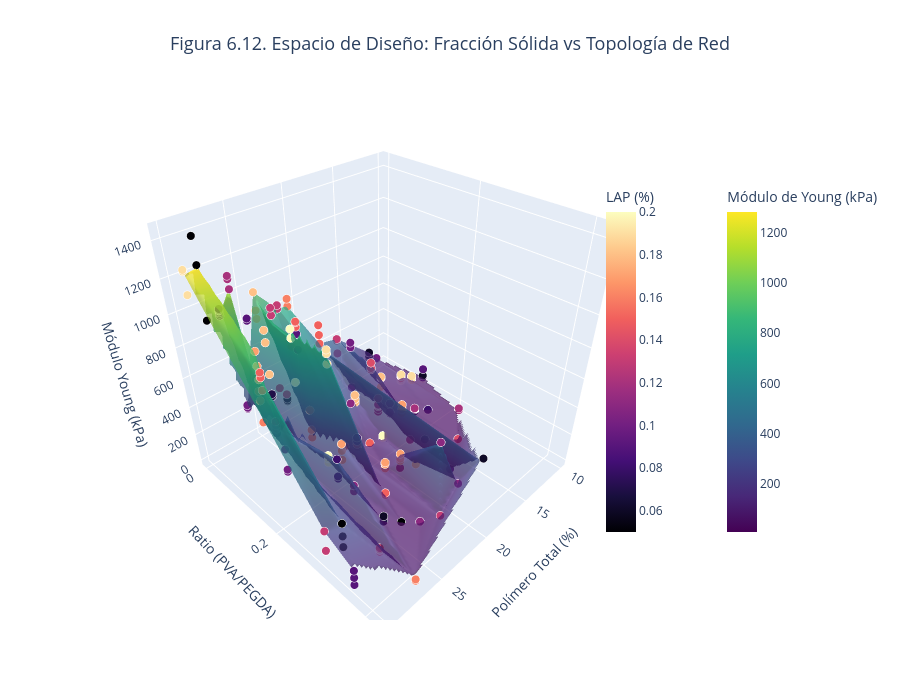

Notebook source saved alongside this figure:
### Code cell
import matplotlib.pyplot as plt
import seaborn as sns
import numpy as np
import pandas as pd
from scipy.interpolate import griddata
import plotly.graph_objects as go

print("Analizando Arquitectura de Red: % Polímero Total y Ratio PVA/PEGDA...")

df_super_limpio['Polimero_Total (%)'] = df_super_limpio['PEGDA (%)'] + df_super_limpio['PVA (%)']

df_super_limpio['Ratio_PVA_PEGDA'] = df_super_limpio['PVA (%)'] / df_super_limpio['PEGDA (%)']

x_total = df_super_limpio['Polimero_Total (%)']
y_ratio = df_super_limpio['Ratio_PVA_PEGDA']
z_young = df_super_limpio[col_young]
c_lap = df_super_limpio['LAP (%)']

# =====================================================================
# FIGURA : MAPA DE CALOR
# =====================================================================
xi = np.linspace(x_total.min(), x_total.max(), 100)
yi = np.linspace(y_ratio.min(), y_ratio.max(), 100)
xi_mesh, yi_mesh = np.meshgrid(xi, yi)
zi_mesh = griddata((x_total, y_ratio), z_young, (xi_mesh, yi_mesh), method='linear')

plt.figure(figsize=(9, 7))
sns.set_theme(style="white", context="paper", font_scale=1.2)

contour = plt.contourf(xi_mesh, yi_mesh, zi_mesh, levels=30, cmap='viridis', alpha=0.85)
cbar = plt.colorbar(contour)
cbar.set_label('Módulo de Young (kPa)', fontweight='bold')

scatter = plt.scatter(x_total, y_ratio, c=c_lap, cmap='magma', s=60, 
                      edgecolor='white', linewidth=1, label='Probetas')
cbar_lap = plt.colorbar(scatter)
cbar_lap.set_label('Concentración de LAP (%)', fontweight='bold')

plt.title("Figura 6.10. Dependencia Mecánica de la Arquitectura Polimérica", fontweight='bold', pad=15)
plt.xlabel("Polímero Total (% PEGDA + % PVA)", fontweight='bold')
plt.ylabel("Ratio Estructural (PVA / PEGDA)", fontweight='bold')

plt.tight_layout()
plt.savefig('Figura_6_10_Arquitectura_Red.png', dpi=600, bbox_inches='tight')
plt.show()

import plotly.graph_objects as go

# ====================================================================
# FIGURA : SUPERFICIE 3D INTERACTIVA
# =====================================================================
fig = go.Figure()

fig.add_trace(go.Surface(
    x=xi_mesh, y=yi_mesh, z=zi_mesh,
    colorscale='Viridis', opacity=0.7, name='Tendencia',
    colorbar=dict(
        title=dict(text='Módulo de Young (kPa)', side='top'),
        x=1.05,       
        len=0.7
    )
))

fig.add_trace(go.Scatter3d(
    x=x_total, y=y_ratio, z=z_young,
    mode='markers',
    marker=dict(
        size=5,
        color=c_lap, 
        colorscale='Magma', 
        colorbar=dict(
            title=dict(text='LAP (%)', side='top'), 
            x=0.85,      
            len=0.7
        ),
        line=dict(color='white', width=1)
    ),
    name='Experimentos',
    hovertemplate="<b>Polímero Total:</b> %{x:.1f}%<br>" +
                  "<b>Ratio PVA/PEGDA:</b> %{y:.2f}<br>" +
                  "<b>LAP:</b> %{marker.color:.2f}%<br>" +
                  "<b>Módulo:</b> %{z:.1f} KPa<extra></extra>"
))

fig.update_layout(
    title=dict(text='Figura 6.12. Espacio de Diseño: Fracción Sólida vs Topología de Red', font=dict(size=18), x=0.5),
    scene=dict(
        xaxis_title=dict(text='Polímero Total (%)'),
        yaxis_title=dict(text='Ratio (PVA/PEGDA)'),
        zaxis_title=dict(text='Módulo Young (kPa)')
    ),
    width=900, height=700
)
fig.show()
fig.write_html("Figura_PEGDA-PVA-LAP_Interactiva.html")

### Figure 1 — Plotly figure (JSON) as saved in the notebook; plotly's stock layout.template omitted (floating-point values rounded to 4 significant figures; data arrays with more than 128 entries replaced by an {"elided": "..."} marker saying what was removed)
{"data": [{"colorbar": {"len": 0.7, "title": {"side": "top", "text": "Módulo de Young (kPa)"}, "x": 1.05}, "colorscale": [[0, "#440154"], [0.1111, "#482878"], [0.2222, "#3e4989"], [0.3333, "#31688e"], [0.4444, "#26828e"], [0.5556, "#1f9e89"], [0.6667, "#35b779"], [0.7778, "#6ece58"], [0.8889, "#b5de2b"], [1, "#fde725"]], "name": "Tendencia", "opacity": 0.7, "type": "surface", "x": {"elided": "100x100 float values"}, "y": {"elided": "100x100 float values"}, "z": {"elided": "100x100 float values"}}, {"hovertemplate": "<b>Polímero Total:</b> %{x:.1f}%<br><b>Ratio PVA/PEGDA:</b> %{y:.2f}<br><b>LAP:</b> %{marker.color:.2f}%<br><b>Módulo:</b> %{z:.1f} KPa<extra></extra>", "marker": {"color": {"elided": "215 float values"}, "colorbar": {"len": 0.7, "title": {"side": "top", "text": "LAP (%)"}, "x": 0.85}, "colorscale": [[0, "#000004"], [0.1111, "#180f3d"], [0.2222, "#440f76"], [0.3333, "#721f81"], [0.4444, "#9e2f7f"], [0.5556, "#cd4071"], [0.6667, "#f1605d"], [0.7778, "#fd9668"], [0.8889, "#feca8d"], [1, "#fcfdbf"]], "line": {"color": "white", "width": 1}, "size": 5}, "mode": "markers", "name": "Experimentos", "type": "scatter3d", "x": {"elided": "215 int values"}, "y": {"elided": "215 float values"}, "z": {"elided": "215 float values"}}], "layout": {"height": 700, "scene": {"xaxis": {"title": {"text": "Polímero Total (%)"}}, "yaxis": {"title": {"text": "Ratio (PVA/PEGDA)"}}, "zaxis": {"title": {"text": "Módulo Young (kPa)"}}}, "title": {"font": {"size": 18}, "text": "Figura 6.12. Espacio de Diseño: Fracción Sólida vs Topología de Red", "x": 0.5}, "width": 900}}
